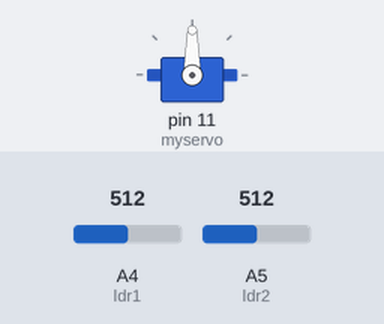
A sketch run on a simulated Arduino Uno, built with avr-gcc and run on an emulated ATmega328P. Parts: servo. The inputs (shaded band) are chosen by the test bench; at power-on: A4 (ldr1) = 512, A5 (ldr2) = 512.

Above: at 1.2 s.
1.3 s: A4 (ldr1) set to 238
2.8 s: A4 (ldr1) set to 219
At 4.6 s:
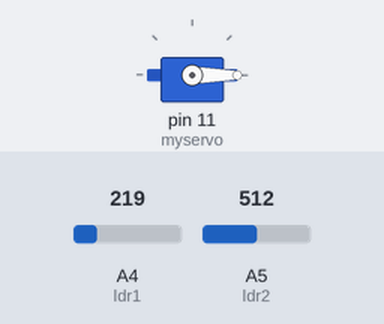
5.2 s: A4 (ldr1) set to 793
6.7 s: A4 (ldr1) set to 819
At 9.4 s:
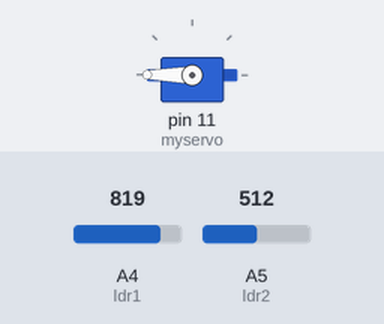
9.7 s: A4 (ldr1) set to 170
At 9.85 s:
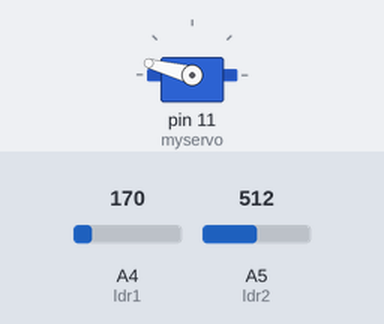
12.7 s: A4 (ldr1) set to 900
At 13.15 s:
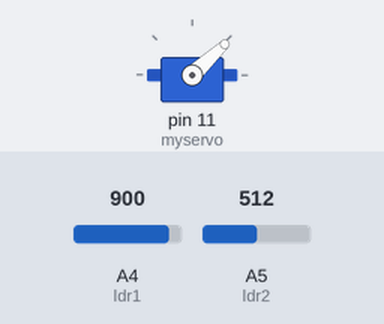
Timing chart, 0 to 16.1 s (numbered marks = the images above; inputs shaded):
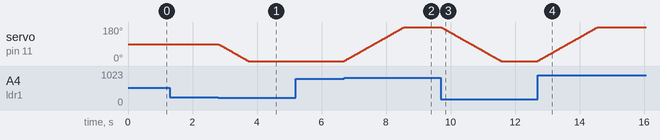

The sketch:

servo_control.ino
```cpp
#include <Servo.h>

 Servo myservo;
 int ldr1 = 4;
 int ldr2 = 5;
 int val1;
 int val2;
 int pos=90;

void setup()
{
myservo.attach(11);
//Serial.begin(9600);
myservo.write(pos);

}
 void loop(){

    val1 = analogRead(ldr1);
    val2 = analogRead(ldr2);
    val1 = map(val1, 0, 1023, 0, 180);
    val2 = map(val2, 0, 1023, 0, 180);
    if(val1 > (val2+50)){
     if(pos<180){
         pos=pos+1;
         myservo.write(pos);
         //Serial.println("backward");
         delay(10);
    }
    }else if(val2 > (val1+50)){

      if(pos>0){

        pos=pos-1;

        myservo.write(pos);
        //Serial.println("forward");
        delay(10);

      }
    }
 }
```

Measured:
- the behaviour switches between 228 and 227 on A4 (ldr1) (found by bisection; images 0 and 1)
- the behaviour switches between 801 and 802 on A4 (ldr1) (found by bisection; images 1 and 2)
- after the input at 1.3 s, every drawn part: stays the same
- after the input at 2.8 s, servo on pin 11 (myservo): moves from 90° to 0° over 0.93 s, starting at once
- after the input at 5.2 s, every drawn part: stays the same
- after the input at 6.7 s, servo on pin 11 (myservo): moves from 0° to 180° over 1.9 s, starting at once
- after the input at 9.7 s, servo on pin 11 (myservo): moves from 180° to 0° over 1.9 s, starting at once
- after the input at 12.7 s, servo on pin 11 (myservo): moves from 0° to 180° over 1.9 s, starting at once
